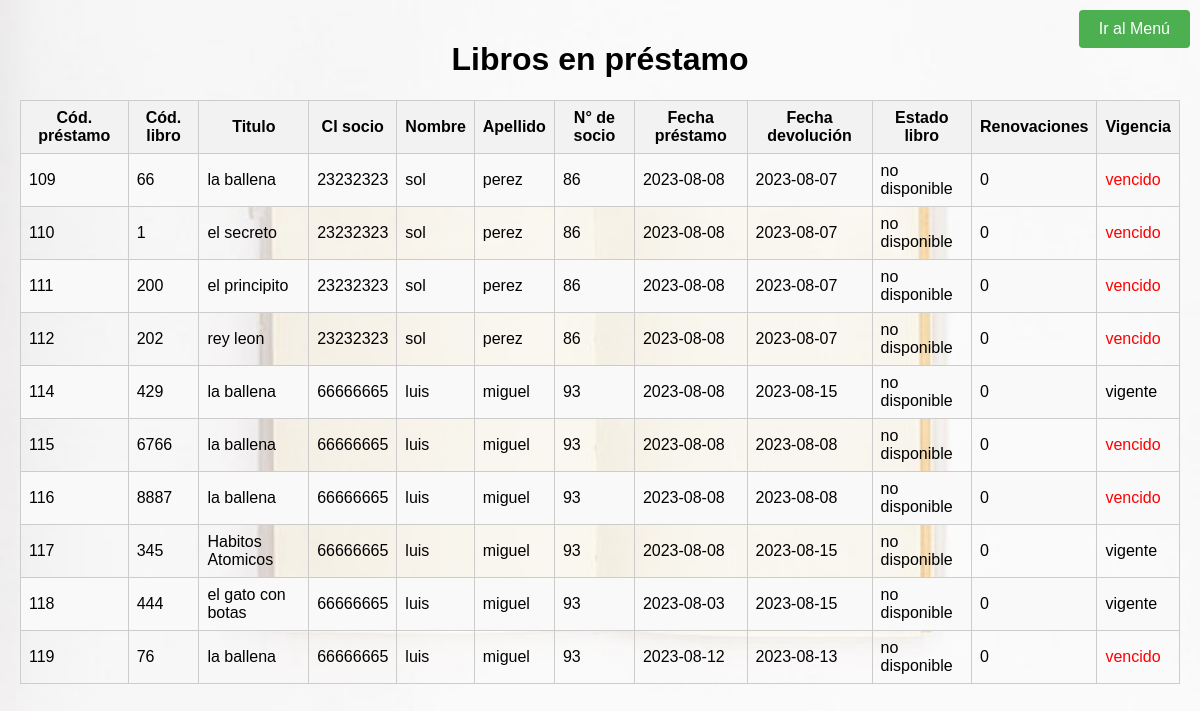
Screenshot of /view/listar_prestamos.php with the database file from the repository.
### tables this page shows
CREATE TABLE `retira` (
  `id_prestamo` int NOT NULL AUTO_INCREMENT,
  `id_libro` int DEFAULT NULL,
  `ci` char(8) DEFAULT NULL,
  `prestamo` date DEFAULT NULL,
  `devolucion` date DEFAULT NULL,
  `pres_dev` tinyint(1) DEFAULT NULL,
  `fecha_devuelto` date DEFAULT NULL,
  `cant_dias` int DEFAULT NULL,
  `veces_renovado` int DEFAULT NULL,
  `vigencia` varchar(20) DEFAULT NULL,
  PRIMARY KEY (`id_prestamo`)
);

CREATE TABLE `libro` (
  `id_libro` int NOT NULL,
  `titulo` varchar(200) DEFAULT NULL,
  `genero` varchar(15) DEFAULT NULL,
  `tomo` varchar(20) DEFAULT NULL,
  `estado` varchar(20) DEFAULT NULL,
  `estado_conservacion` varchar(20) DEFAULT NULL,
  `descripcion` varchar(1000) DEFAULT NULL,
  `id_editorial` varchar(200) DEFAULT NULL,
  `vigencia` varchar(20) DEFAULT NULL,
  `borrado` tinyint(1) DEFAULT NULL,
  PRIMARY KEY (`id_libro`),
  KEY `FK_libror2` (`id_editorial`)
);

CREATE TABLE `persona` (
  `ci` char(8) NOT NULL,
  `nombre` varchar(15) DEFAULT NULL,
  `apellido` varchar(15) DEFAULT NULL,
  `sexo` varchar(20) DEFAULT NULL,
  `fecha_nac` date DEFAULT NULL,
  `calle` varchar(60) DEFAULT NULL,
  `ciudad` varchar(20) DEFAULT NULL,
  `fijo` char(12) DEFAULT NULL,
  `cel` char(9) DEFAULT NULL,
  `email` varchar(40) DEFAULT NULL,
  `grupo` varchar(10) DEFAULT NULL,
  `tipo` varchar(15) DEFAULT NULL,
  `borrado` tinyint(1) DEFAULT NULL,
  PRIMARY KEY (`ci`)
);

CREATE TABLE `socio` (
  `id_socio` int NOT NULL AUTO_INCREMENT,
  `ci` char(8) DEFAULT NULL,
  `fecha_ins` date DEFAULT NULL,
  `borrado` tinyint(1) DEFAULT NULL,
  PRIMARY KEY (`id_socio`)
);

### controller/listarprestamo.php (called while the page is built)
<?php
require_once  "../model/conexion.php";
require_once  "../model/funciones.php";
$conn = conectar();
listarprestamo ($conn );
?>

### model/funciones.php (the view, shortened to what this page needs)
    <?php
function listarprestamo($conn){
    $sql = "SELECT id_prestamo,r.id_libro,r.ci, prestamo, devolucion, l.estado, l.titulo, nombre, apellido, cant_dias, veces_renovado, id_socio, r.vigencia
	FROM retira r, libro l, socio s, persona p
	where r.id_libro = l.id_libro and s.ci = p.ci and p.ci = r.ci and estado='no disponible' and r.pres_dev =1";
    $result = $conn->query($sql);
    if ($result->num_rows > 0) {
      while ($row = $result->fetch_assoc()) {
      echo "<tr>";
      echo "<td>" . $row["id_prestamo"] . "</td>";
       echo "<td>" . $row["id_libro"] . "</td>";
	   echo "<td>" . $row["titulo"] . "</td>";
	   echo "<td>" . $row["ci"] . "</td>";
	   echo "<td>" . $row["nombre"] . "</td>";
	   echo "<td>" . $row["apellido"] . "</td>";
	     echo "<td>" . $row["id_socio"] . "</td>";
	   echo "<td>" . $row["prestamo"] . "</td>";
	    echo "<td>" . $row["devolucion"] . "</td>";
		  echo "<td>" . $row["estado"] . "</td>";
	   echo "<td>" . $row["veces_renovado"] . "</td>";
	  if ($row["vigencia"] === 'vencido') {
        echo "<td style='color: red;'>" . $row["vigencia"] . "</td>";
    } else {
        echo "<td>" . $row["vigencia"] . "</td>";
    }
        echo "</tr>";
      }
    } else {
	    echo "<div style='background-color: #fff; padding: 20px; border-radius: 5px; box-shadow: 0 0 10px rgba(0, 0, 0, 0.1); margin: 0 auto; position: fixed; top: 50%; left: 50%; transform: translate(-50%, -50%);'><p>No hay registros de libros</p></div>";
    }
	 }

### view/listar_prestamos.php (style rules this page uses)
body { font-family: Arial, sans-serif; background-color: #f2f2f2; margin: 0; padding: 20px; background-image: url("fondo/ll.jpg"); background-size: cover; background-repeat: no-repeat; }
body { font-family: Arial, sans-serif; }
th, td { padding: 8px; border: 1px solid #ccc; }
tr:nth-child(even) { background-color: #f9f9f9; }

### rows the page displays
retira: id_prestamo "109", id_libro "66", id_libro.titulo "la ballena", ci "23232323", persona.nombre "sol", persona.apellido "perez", socio.id_socio "86", prestamo "2023-08-08", devolucion "2023-08-07", id_libro.estado "no disponible", veces_renovado "0", vigencia "vencido"
retira: id_prestamo "110", id_libro "1", id_libro.titulo "el secreto", ci "23232323", persona.nombre "sol", persona.apellido "perez", socio.id_socio "86", prestamo "2023-08-08", devolucion "2023-08-07", id_libro.estado "no disponible", veces_renovado "0", vigencia "vencido"
retira: id_prestamo "111", id_libro "200", id_libro.titulo "el principito", ci "23232323", persona.nombre "sol", persona.apellido "perez", socio.id_socio "86", prestamo "2023-08-08", devolucion "2023-08-07", id_libro.estado "no disponible", veces_renovado "0", vigencia "vencido"
retira: id_prestamo "112", id_libro "202", id_libro.titulo "rey leon", ci "23232323", persona.nombre "sol", persona.apellido "perez", socio.id_socio "86", prestamo "2023-08-08", devolucion "2023-08-07", id_libro.estado "no disponible", veces_renovado "0", vigencia "vencido"
retira: id_prestamo "114", id_libro "429", id_libro.titulo "la ballena", ci "66666665", persona.nombre "luis", persona.apellido "miguel", socio.id_socio "93", prestamo "2023-08-08", devolucion "2023-08-15", id_libro.estado "no disponible", veces_renovado "0", vigencia "vigente"
retira: id_prestamo "115", id_libro "6766", id_libro.titulo "la ballena", ci "66666665", persona.nombre "luis", persona.apellido "miguel", socio.id_socio "93", prestamo "2023-08-08", devolucion "2023-08-08", id_libro.estado "no disponible", veces_renovado "0", vigencia "vencido"
retira: id_prestamo "116", id_libro "8887", id_libro.titulo "la ballena", ci "66666665", persona.nombre "luis", persona.apellido "miguel", socio.id_socio "93", prestamo "2023-08-08", devolucion "2023-08-08", id_libro.estado "no disponible", veces_renovado "0", vigencia "vencido"
retira: id_prestamo "117", id_libro "345", id_libro.titulo "Habitos Atomicos", ci "66666665", persona.nombre "luis", persona.apellido "miguel", socio.id_socio "93", prestamo "2023-08-08", devolucion "2023-08-15", id_libro.estado "no disponible", veces_renovado "0", vigencia "vigente"
retira: id_prestamo "118", id_libro "444", id_libro.titulo "el gato con botas", ci "66666665", persona.nombre "luis", persona.apellido "miguel", socio.id_socio "93", prestamo "2023-08-03", devolucion "2023-08-15", id_libro.estado "no disponible", veces_renovado "0", vigencia "vigente"
retira: id_prestamo "119", id_libro "76", id_libro.titulo "la ballena", ci "66666665", persona.nombre "luis", persona.apellido "miguel", socio.id_socio "93", prestamo "2023-08-12", devolucion "2023-08-13", id_libro.estado "no disponible", veces_renovado "0", vigencia "vencido"
